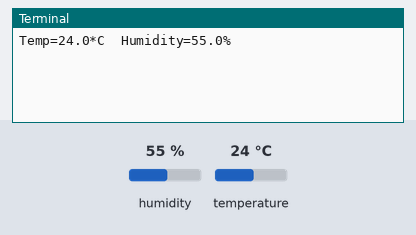
This program was run on a simulated Raspberry Pi (BCM pin numbers). Shown: the last lines printed to the terminal. The test bench sets the inputs (shaded band); at power-on: humidity 55 %, temperature 24 °C.

Above: at 1.2 s.
1.3 s: humidity set to 22 %
At 11.5 s:
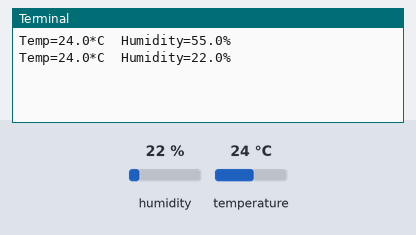
12.0 s: temperature set to 12 °C
At 22.4 s:
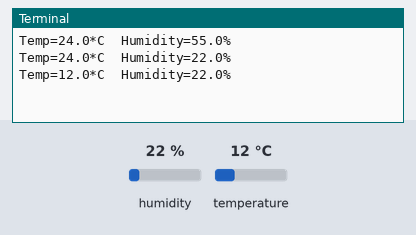
22.7 s: humidity set to 40 %
At 32.9 s:
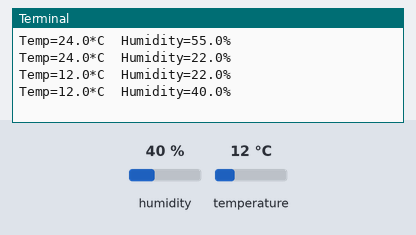
Timing chart, 0 to 34.4 s (numbered marks = the images above; inputs shaded):
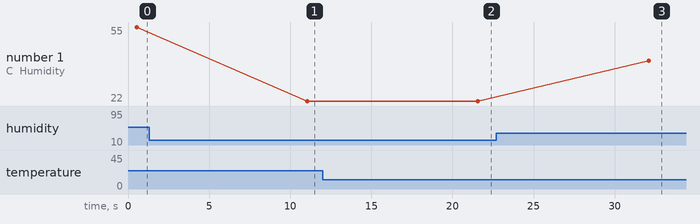

The program:

dhtRead.py
```python
"""
File:     dhtRead.py
Ref:      from https://pimylifeup.com/raspberry-pi-humidity-sensor-dht22/
Modified: 10/4/2019
By:       P. Grabow
To:       change GPIO04 to GPIO23; changed DHT_PIN to GPIO_PIN
"""

import Adafruit_DHT
from time import sleep

DHT_SENSOR = Adafruit_DHT.DHT22
GPIO_PIN = 23

while True:
    humidity, temperature = Adafruit_DHT.read_retry(DHT_SENSOR, GPIO_PIN)

    if humidity is not None and temperature is not None:
        print("Temp={0:0.1f}*C  Humidity={1:0.1f}%".format(temperature, humidity))
        sleep(10)
    else:
        print("Failed to retrieve data from humidity sensor")
```

Measured:
- after the input at 1.3 s, the terminal: prints a new line after 9.8 s (image 1)
- after the input at 12.0 s, the terminal: prints a new line after 9.6 s (image 2)
- after the input at 22.7 s, the terminal: prints a new line after 9.4 s (image 3)
- plotted number 1: 55 → 22 after the input at 1.3 s, 22 → 40 after the input at 22.7 s
